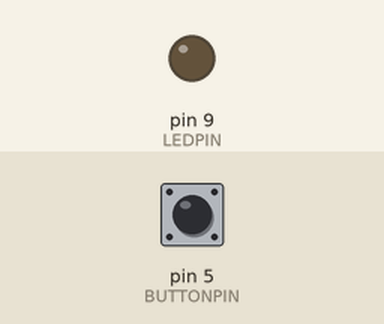
Simulated run of this sketch. Board: Arduino Uno, built with avr-gcc and run on an emulated ATmega328P. Parts: output pins drawn as LEDs (lit = HIGH). The test bench sets the inputs (shaded band); at power-on: pin 5 (BUTTONPIN) LOW.

Above: at 1.2 s.
1.3 s: pin 5 (BUTTONPIN) pulled HIGH for 0.15 s
At 2.5 s:
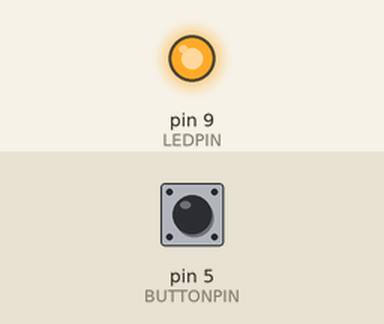
2.9 s: pin 5 (BUTTONPIN) pulled HIGH for 1 s
At 3.8 s:
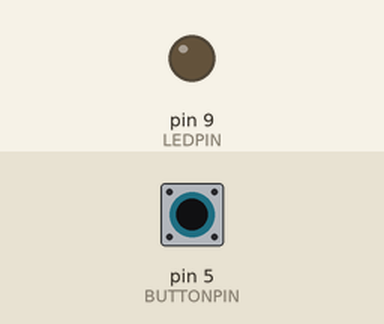
5.4 s: pin 5 (BUTTONPIN) pulled HIGH for 3.2 s
At 5.8 s:
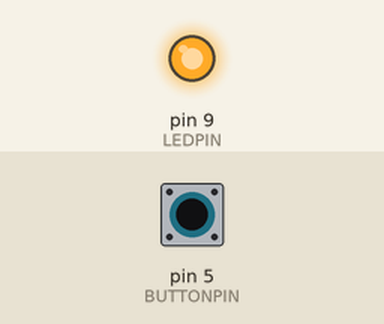
Timing chart, 0 to 8.4 s (numbered marks = the images above; inputs shaded):
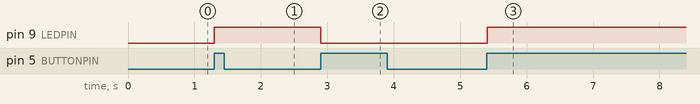

The sketch:

02_Button_ToggleLight.ino
```cpp
#define LEDPIN 9
#define BUTTONPIN 5

int buttonValue;
int prevButtonValue;
int ledState;

void setup() {
  // Sets the LED pin to be an output
  pinMode(LEDPIN, OUTPUT);
  // Sets the button pin to be an input.
  pinMode(BUTTONPIN, INPUT);
}

void loop() {
  // Read button input
  buttonValue = digitalRead(BUTTONPIN);

  // If we have a new button value, let's flip the LED's state.
  // From on to off, or from off to on.
  if (buttonValue == HIGH && buttonValue != prevButtonValue) {
    ledState = !ledState;
    digitalWrite(LEDPIN, ledState);
  }

  // Let's save the button value
  prevButtonValue = buttonValue;

  // Add a little delay for debouncing the button
  delay(10);
}
```

Measured:
- after the input at 1.3 s, pin 9 (LEDPIN): LOW → HIGH at once
- after the input at 2.9 s, pin 9 (LEDPIN): HIGH → LOW at once
- after the input at 5.4 s, pin 9 (LEDPIN): LOW → HIGH at once
